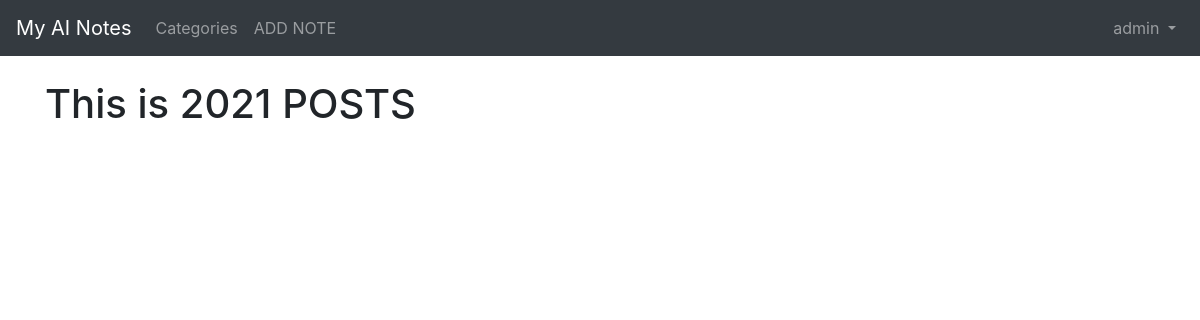
Before: / (signed in) with the older database file.
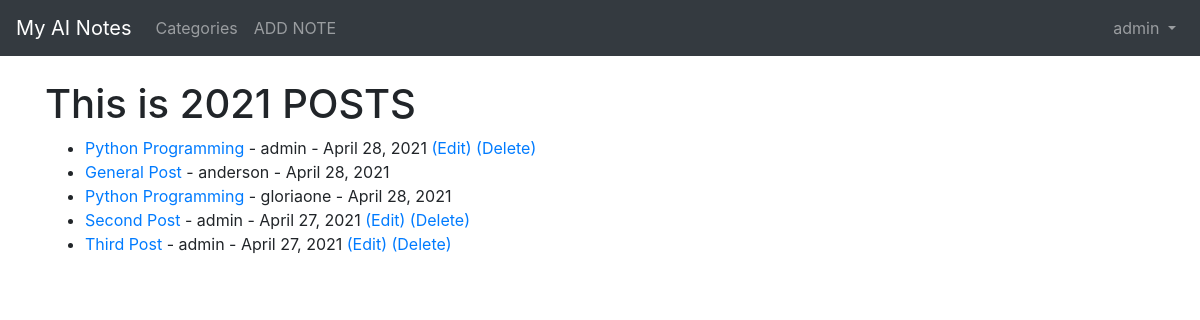
After: the same page with the newer database file.
### blog/models.py (models this page shows, shortened)
class Post(models.Model):
    author = models.ForeignKey(User, on_delete = models.CASCADE)
    title = models.CharField(max_length=255)
    body = RichTextField(blank=True, null=True)
    post_date = models.DateField(auto_now_add=True)
    likes = models.ManyToManyField(User, related_name='blog_post')
    header_image = models.ImageField(null=True, blank=True, upload_to="images/")

### blog/views.py (the view)
# urls.py: path('', HomeView.as_view(), name="home"),
class HomeView(ListView):
    model = Post
    context_object_name = "posts"
    template_name = "home.html"
    ordering = ['-post_date']

### blog/templates/home.html
{% extends 'base.html' %} {% block content %}
<h1 style="align-items: center;">This is 2021 POSTS</h1>
<ul style="align-items: center;">
    {% for post in posts %}
    <li><a href="{% url 'article-detail' post.pk %}">{{post.title}}</a> - {{post.author.username}} - {{ post.post_date }} {% if user.is_authenticated %} {% if user.id == post.author.id %}
        <a href="{% url 'update_post' post.pk %}">(Edit)</a>
        <a href="{% url 'delete_post' post.pk %}">(Delete)</a> {% endif %} {% endif %}
    </li>
    {% endfor %}
</ul>
{% endblock %}

Changed rows visible on the page:
added Post: title "Python Programming", author.username "admin", post_date "April 28, 2021", shows "(Edit)"
added Post: title "General Post", author.username "anderson", post_date "April 28, 2021"
added Post: title "Python Programming", author.username "gloriaone", post_date "April 28, 2021"
added Post: title "Second Post", author.username "admin", post_date "April 27, 2021", shows "(Edit)"
added Post: title "Third Post", author.username "admin", post_date "April 27, 2021", shows "(Edit)"
